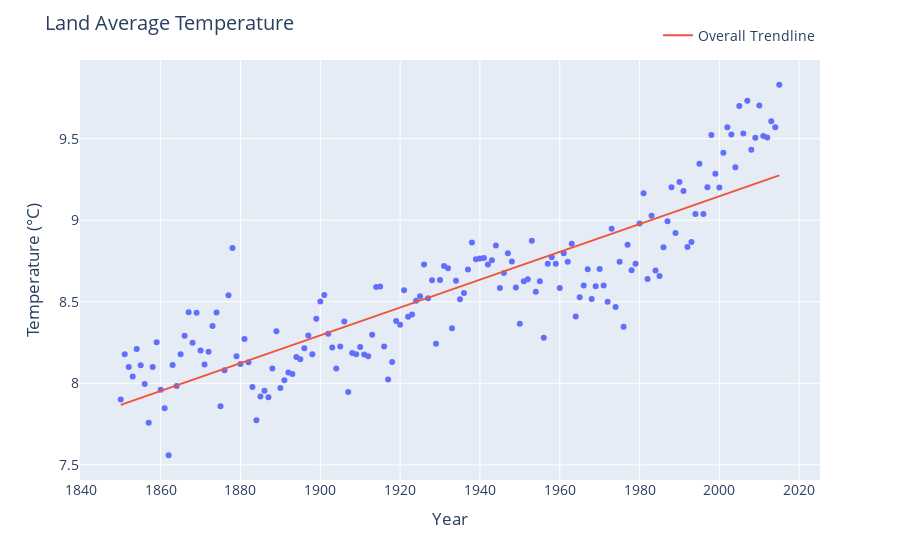

Notebook code for this chart:
### Markdown cell above
# Modeling and Feature Engineering

### Code cell
# We plot the landaverage temperature over the years and try and fit a straight line using linear regression. 

fig = px.scatter(df_yearly, x='dt', y='LandAverageTemperature', trendline='ols', trendline_scope='overall')
fig.update_layout(
    title="Land Average Temperature",
    xaxis_title="Year",
    yaxis_title="Temperature (°C)",
    font=dict(size=14),
    legend=dict(
        orientation="h",
        yanchor="bottom",
        y=1.02,
        xanchor="right",
        x=1
    )
)
fig.show("png")

### Figure 1 — Plotly figure (JSON) as saved in the notebook; plotly's stock layout.template omitted (floating-point values rounded to 4 significant figures; data arrays with more than 128 entries replaced by an {"elided": "..."} marker saying what was removed)
{"data": [{"hovertemplate": "dt=%{x}<br>LandAverageTemperature=%{y}<extra></extra>", "legendgroup": "", "marker": {"color": "#636efa", "symbol": "circle"}, "mode": "markers", "name": "", "orientation": "v", "showlegend": false, "type": "scatter", "x": {"elided": "166 int values"}, "xaxis": "x", "y": {"elided": "166 float values"}, "yaxis": "y"}, {"hovertemplate": "<b>OLS trendline</b><br>LandAverageTemperature = 0.00853155 * dt + -7.91564<br>R<sup>2</sup>=0.749405<br><br>dt=%{x}<br>LandAverageTemperature=%{y} <b>(trend)</b><extra></extra>", "legendgroup": "Overall Trendline", "line": {"color": "#EF553B"}, "mode": "lines", "name": "Overall Trendline", "showlegend": true, "type": "scatter", "x": {"elided": "166 int values"}, "xaxis": "x", "y": {"elided": "166 float values"}, "yaxis": "y"}], "layout": {"font": {"size": 14}, "legend": {"orientation": "h", "tracegroupgap": 0, "x": 1, "xanchor": "right", "y": 1.02, "yanchor": "bottom"}, "margin": {"t": 60}, "title": {"text": "Land Average Temperature"}, "xaxis": {"anchor": "y", "domain": [0, 1], "title": {"text": "Year"}}, "yaxis": {"anchor": "x", "domain": [0, 1], "title": {"text": "Temperature (°C)"}}}}
